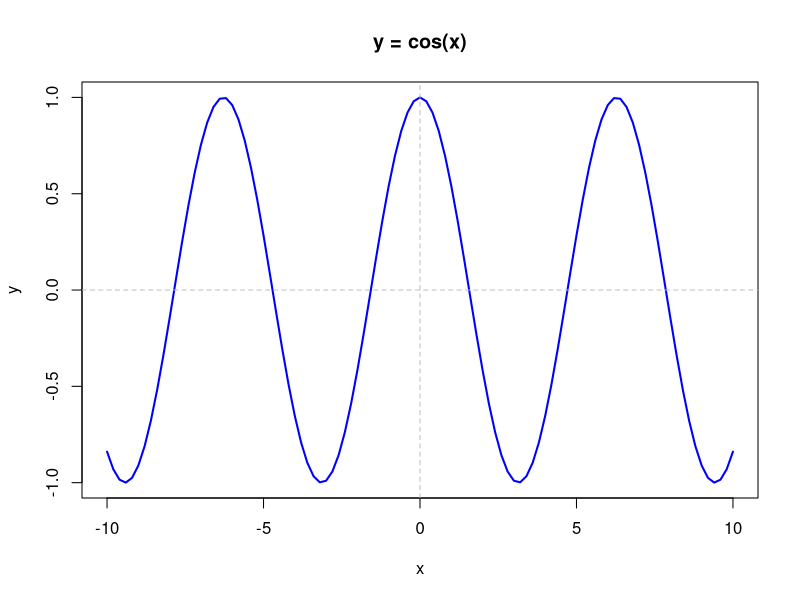
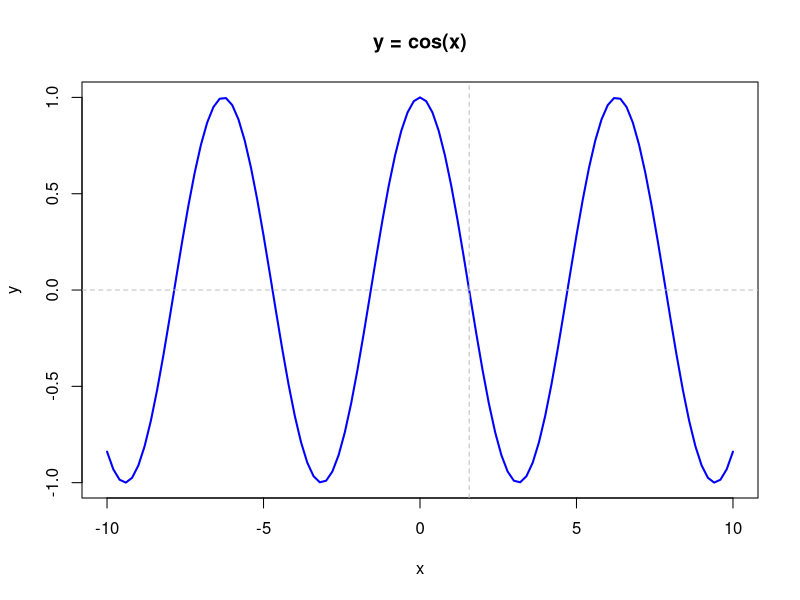
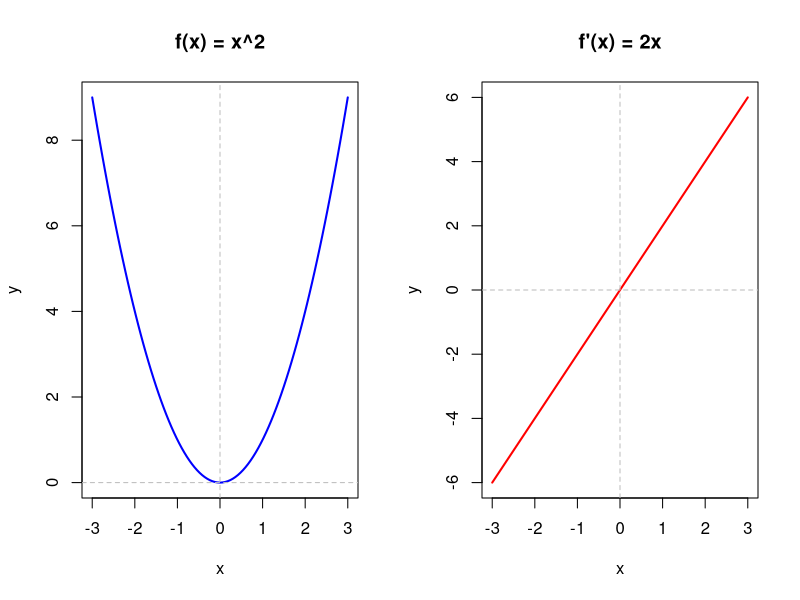
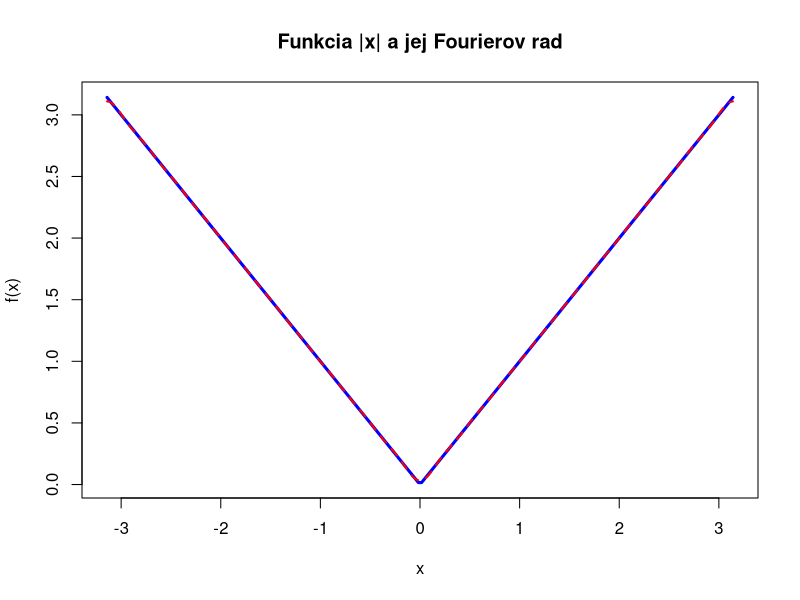
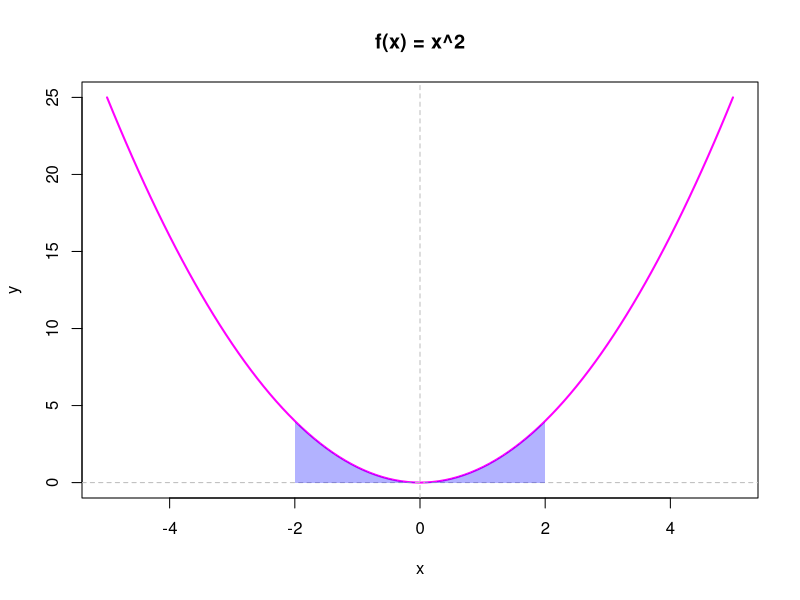
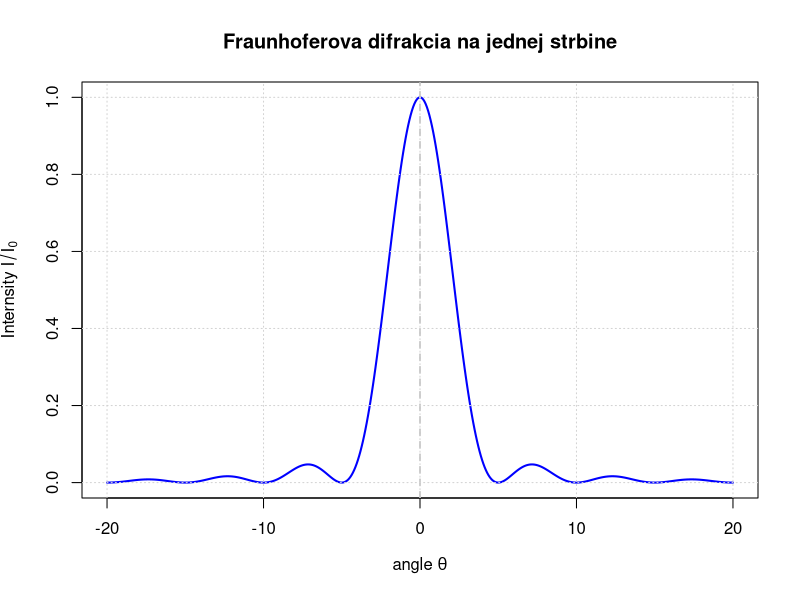

These charts were generated, in order, by the following R code:
## ---- chunk 1
knitr::opts_chunk$set(echo = FALSE, warning = FALSE, message = FALSE)
library(knitr)
## ---- chunk 2
funkcii <- data.frame(
  number = 1:9,
  func = c("$x^2$", "$x^4$", "$x^{100}$", "$$ \\mid x \\mid $$", "$\\cos(x)$", 
              "$\\frac{1}{x^2}$", "$x^4 - 5x^2 + 1$", "$e^{x^2}$", "$konstanta$")
)

kable(funkcii, caption = "Tabulka parnych funkcii", 
      booktabs = TRUE, align = "c")
## ---- chunk 3
curve(cos(x), from = -10, to = 10, 
      col = "blue", lwd = 2, 
      main = "y = cos(x)",
      xlab = "x", ylab = "y")
abline(h = 0, v = 0, col = "gray", lty = 2)
## ---- chunk 4
curve(cos(x), from = -10, to = 10, 
      col = "blue", lwd = 2, 
      main = "y = cos(x)",
      xlab = "x", ylab = "y")
abline(h = 0, v = pi/2, col = "gray", lty = 2)
## ---- chunk 5
par(mfrow = c(1, 2))

curve(x^2, from = -3, to = 3, col = "blue", lwd = 2,
      main = "f(x) = x^2", xlab = "x", ylab = "y")
abline(h = 0, v = 0, col = "gray", lty = 2)

curve(2*x, from = -3, to = 3, col = "red", lwd = 2,
      main = "f'(x) = 2x", xlab = "x", ylab = "y")
abline(h = 0, v = 0, col = "gray", lty = 2)

par(mfrow = c(1, 1))


## ---- chunk 6

x <- seq(-pi, pi, length.out = 200)
f_original <- abs(x)


f_fourier <- pi/2
for(k in 1:10) {
  f_fourier <- f_fourier - (4/pi) * cos((2*k-1)*x) / (2*k-1)^2
}

plot(x, f_original, type = "l", col = "blue", lwd = 3,
     main = "Funkcia |x| a jej Fourierov rad",
     xlab = "x", ylab = "f(x)")
lines(x, f_fourier, col = "red", lwd = 2, lty = 2)
       col = c("blue", "red")
## ---- chunk 7
f <- function(x) x^2

curve(f(x), from = -5, to = 5,
      col = "magenta", lwd = 2,
      main = "f(x) = x^2",
      xlab = "x", ylab = "y")

abline(h = 0, v = 0, col = "gray", lty = 2)

x_right <- seq(0, 2, length.out = 100)
y_right <- f(x_right)

x_left <- seq(-2, 0, length.out = 100)
y_left <- f(x_left)
polygon(c(x_right, rev(x_right)),
        c(y_right, rep(0, length(y_right))),
        col = rgb(0, 0, 1, 0.3), border = NA)
polygon(c(x_left, rev(x_left)),
        c(y_left, rep(0, length(y_left))),
        col = rgb(0, 0, 1, 0.3), border = NA)
## ---- chunk 8
lambda <- 500e-9   
a <- 0.1e-3        
theta <- seq(-0.02, 0.02, length.out = 500)  


beta <- (pi * a * sin(theta)) / lambda


I <- (sin(beta) / beta)^2
I[is.na(I)] <- 1   


plot(theta * 1000, I, type = "l", col = "blue", lwd = 2,
     xlab = expression("angle " * theta),
     ylab = expression("Internsity " * I / I[0]),
     main = "Fraunhoferova difrakcia na jednej strbine")
abline(v = 0, col = "gray", lty = 2, lwd = 1.5)
grid()
## ---- chunk 9
summary_df <- data.frame(
  vlatnosti = c("Symetria", "Integracia", "Derivacia", "Fourierov rad","Plocha"),
  vzorce = c("$f(-x) = f(x)$", "$\\int_{-a}^{a} f(x)dx = 2\\int_0^a f(x)dx$", 
             "$f'(x)$ je neparna", "$b_n = 0$ (len kosinusy)","plocha na $[-a,0]$ = plocha na $[0,a]$")
)

kable(summary_df, caption = "Zhrnutie vlastnosi parnych funkcii", 
      booktabs = TRUE, align = "c")
